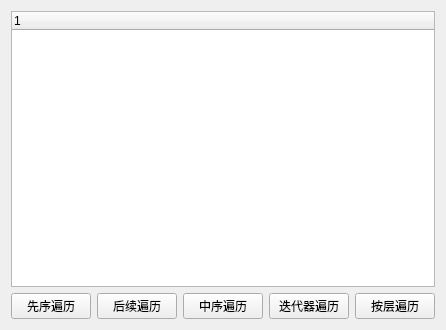
<?xml version="1.0" encoding="UTF-8"?>
<ui version="4.0">
 <class>Widget</class>
 <widget class="QWidget" name="Widget">
  <property name="geometry">
   <rect>
    <x>0</x>
    <y>0</y>
    <width>440</width>
    <height>330</height>
   </rect>
  </property>
  <property name="windowTitle">
   <string>Widget</string>
  </property>
  <layout class="QVBoxLayout" name="verticalLayout">
   <item>
    <widget class="QTreeWidget" name="treeWidget">
     <column>
      <property name="text">
       <string notr="true">1</string>
      </property>
     </column>
    </widget>
   </item>
   <item>
    <layout class="QHBoxLayout" name="horizontalLayout">
     <item>
      <widget class="QPushButton" name="pushButtonPreorder">
       <property name="text">
        <string>先序遍历</string>
       </property>
      </widget>
     </item>
     <item>
      <widget class="QPushButton" name="pushButtonPostorder">
       <property name="text">
        <string>后续遍历</string>
       </property>
      </widget>
     </item>
     <item>
      <widget class="QPushButton" name="pushButtonMidorder">
       <property name="text">
        <string>中序遍历</string>
       </property>
      </widget>
     </item>
     <item>
      <widget class="QPushButton" name="pushButtonIterator">
       <property name="text">
        <string>迭代器遍历</string>
       </property>
      </widget>
     </item>
     <item>
      <widget class="QPushButton" name="pushButtonLevels">
       <property name="text">
        <string>按层遍历</string>
       </property>
      </widget>
     </item>
    </layout>
   </item>
  </layout>
 </widget>
 <resources/>
 <connections/>
</ui>
